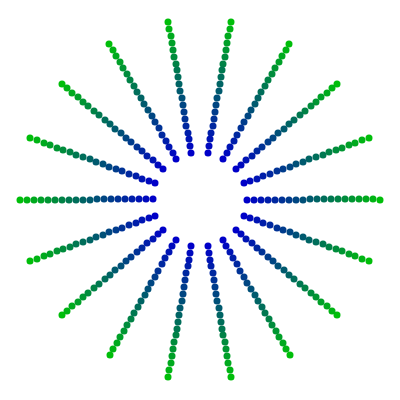
Frame 1 (no input)
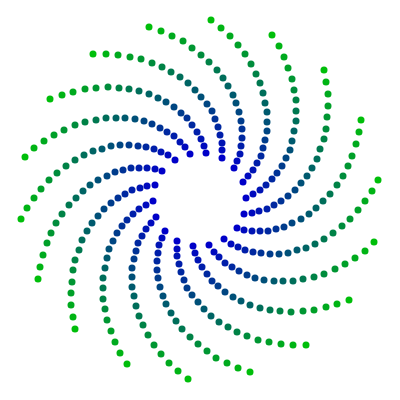
Frame 60 (no input)
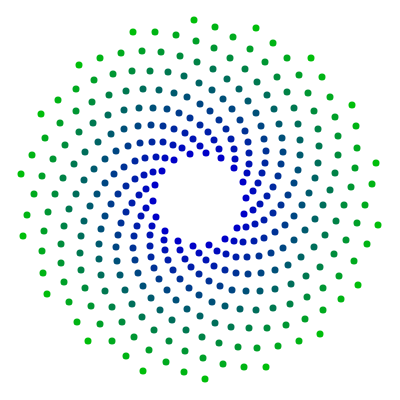
Frame 120 (the mouse pressed at the canvas centre since frame 60)

The p5.js sketch that drew these frames (run headless with seeded random() and noise() and a simulated clock; from frame 60 on, the mouse is pressed at the canvas centre):

// p5.js sketch
// ── sketch.js
let width = 400;
let height = 400;
let orbs = [];
let circles = 20;
let orbs_per_circle = 18;
let from_color;
let to_color;
let fr = 60;

function setup() {
  createCanvas(width, height);
  background(255);
  frameRate(fr);

  from_color = color(0, 200, 0); // start color
  to_color = color(0, 0, 200); // end color

  let x = 0; // x position
  let y = 180; // y position
  let r = 180; // radius
  let a = 0; // angle
  let s = 0.01; // speed
  let c = color(255, 0, 0); // color

  for (let i = 0; i < circles; i++) {
    c = lerpColor(from_color, to_color, 1 / (circles - i));
    from_color = c;
    for (let j = 0; j < orbs_per_circle; j++) {
      x = cos(a + TWO_PI / orbs_per_circle) * r;
      y = sin(a + TWO_PI / orbs_per_circle) * r;
      orbs.push(new Orb(x, y, r, a, s, c));
      a = a + TWO_PI / orbs_per_circle;
    }
    r -= 7;
    s += 0.001;
  }
  console.log("# Orbs: " + orbs.length);
}

function draw() {
  background(255);
  translate(width / 2, height / 2);

  for (let i = 0; i < orbs.length; i++) {
    orbs[i].update();
    orbs[i].show();
  }
}

// ── orb.js
class Orb {
  constructor(x, y, r, a, s, c) {
    this.posx = x;
    this.posy = y;
    this.radius = r;
    this.angle = a;
    this.step = s;
    this.color = c;
  }

  update() {
    this.posx = floor(cos(this.angle) * this.radius);
    this.posy = floor(sin(this.angle) * this.radius);
    this.angle += this.step;
  }

  show() {
    push();
    noFill();
    stroke(this.color);
    strokeWeight(7);
    point(this.posx, this.posy);
    pop();
  }
}
